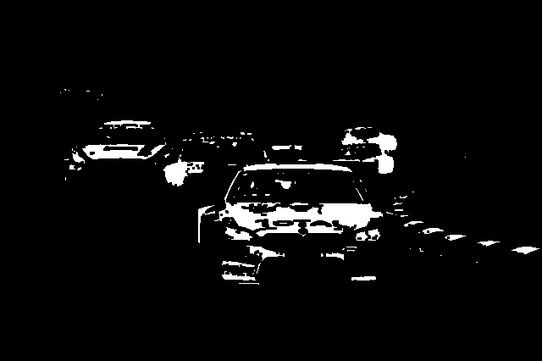
#> input picture outputs/1.1_result.jpg, 542 x 361 px, shrunk from 640 x 426 before the run; the run also reads 2 pictures not shown here
$ python 11111.py
#> lines starting #> are read from the running program, lines starting #| are printed output that depends on the picture; long printed decimals are rounded
import cv2
import numpy as np
from PIL import Image
from numpy import count_nonzero

# [9 lines of commented-out code are left out]


img1 = cv2.imread('outputs/1.1_result.jpg')
#> img1 is the input picture: shape (361, 542, 3); min 0, max 255, mean 10.5
img2 = cv2.imread('outputs/1.2_result.jpg')
img3 = cv2.imread('outputs/1.3_result.jpg')

img12 = cv2.imread('outputs/2.1_result.jpg')
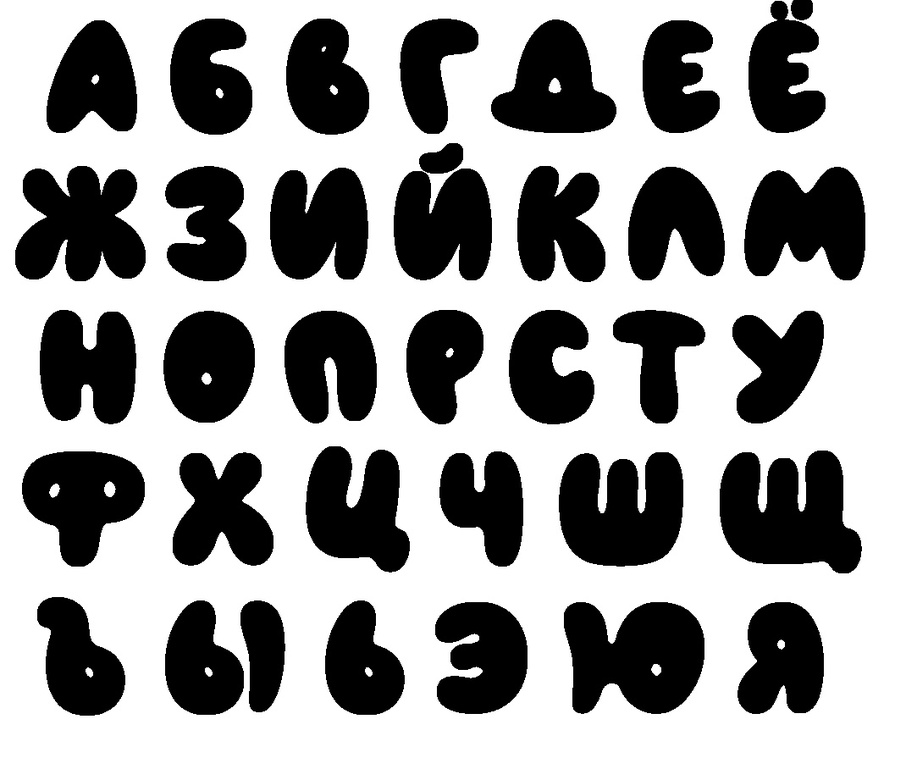
#> input picture outputs/2.1_result.jpg, 917 x 769 px, shrunk from 1083 x 908 before the run
#> img12 is the input picture: shape (769, 917, 3); min 0, max 255, mean 157.9
img22= cv2.imread('outputs/2.2_result.jpg')
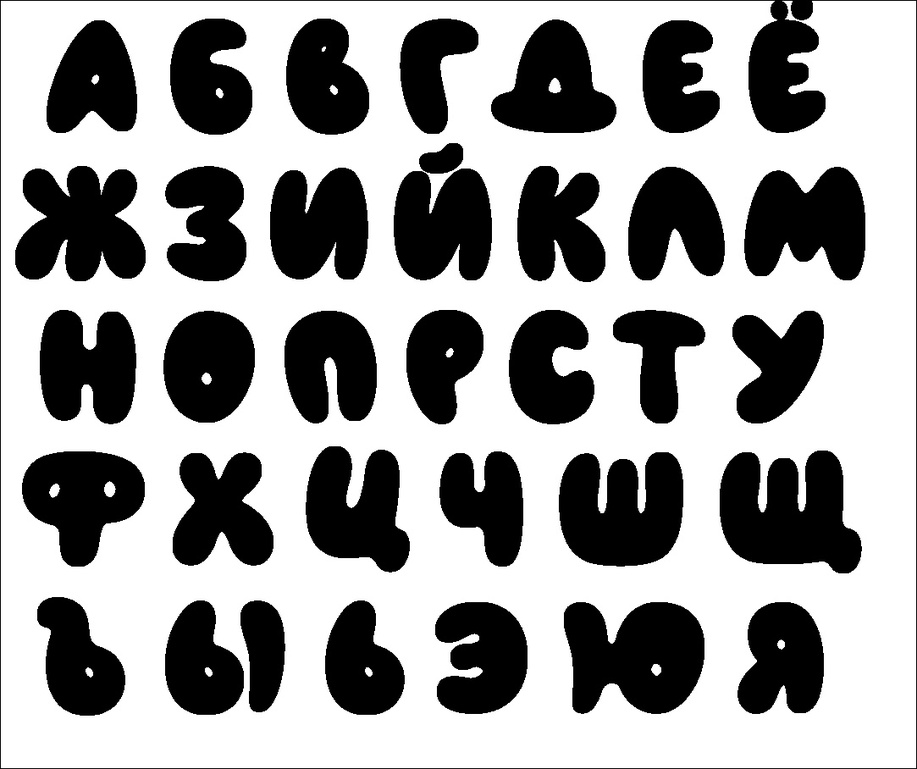
#> input picture outputs/2.2_result.jpg, 917 x 769 px, shrunk from 1083 x 908 before the run
#> img22 is the input picture: shape (769, 917, 3); min 0, max 255, mean 156.8
img32 = cv2.imread('outputs/2.3_result.jpg')
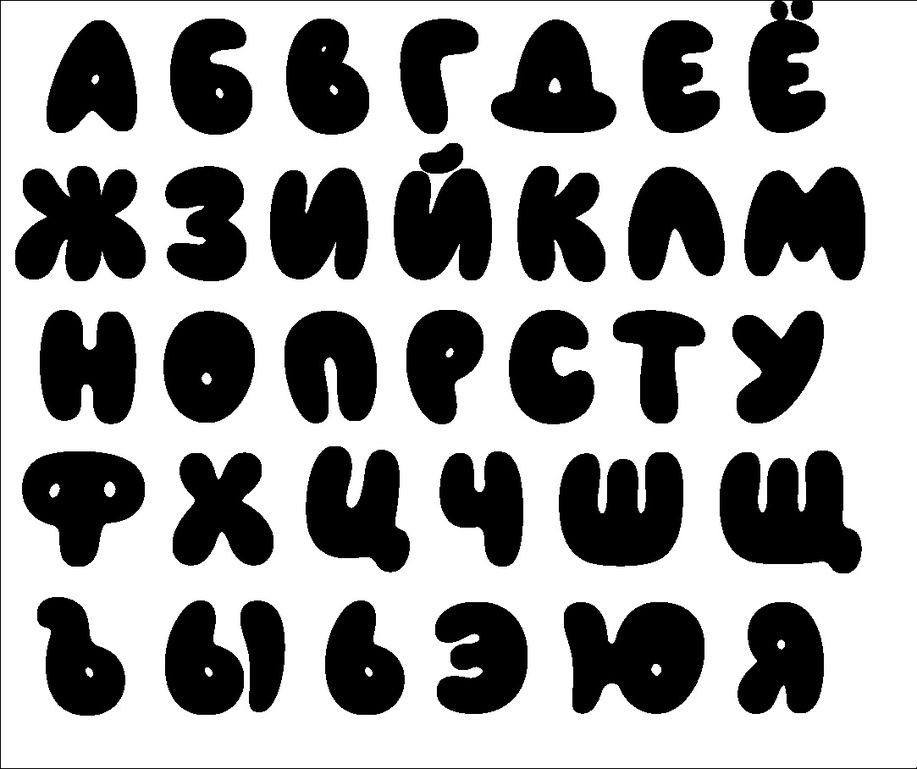
#> input picture outputs/2.3_result.jpg, 917 x 769 px, shrunk from 1083 x 908 before the run
#> img32 is the input picture: shape (769, 917, 3); min 0, max 255, mean 157

img13 = cv2.imread('outputs/3.1_result.jpg')
img23 = cv2.imread('outputs/3.2_result.jpg')
img33 = cv2.imread('outputs/3.3_result.jpg')


result = np.array(img1-img2)
#> result: shape (361, 542, 3); every value is 0
result1=count_nonzero(result)
#> result1 = 0
print(result1/(result.shape[0]*result.shape[1]))
#| 0.0

result = np.array(img1-img3)
result1=count_nonzero(result)
print(result1/(result.shape[0]*result.shape[1]))
#| 0.0

result = np.array(img2-img3)
result1=count_nonzero(result)
print(result1/(result.shape[0]*result.shape[1]))
#| 0.0


result = np.array(img12-img22)
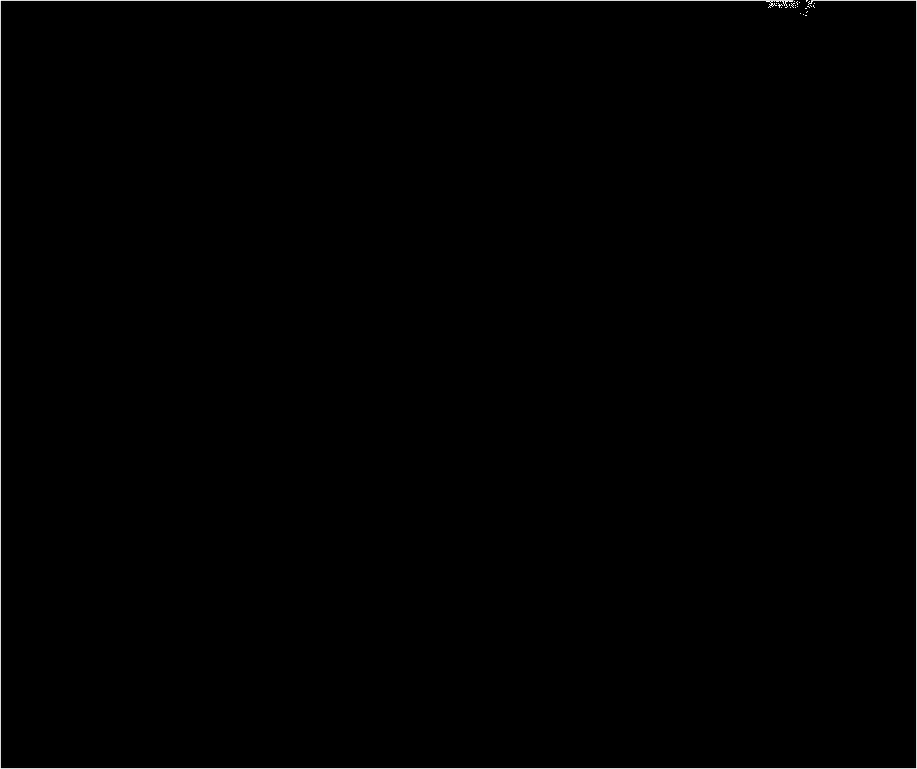
#> result: shape (769, 917, 3); min 0, max 255, mean 1.1
result1=count_nonzero(result)
#> result1 = 23346
print(result1/(result.shape[0]*result.shape[1]))
#| 0.03311

result = np.array(img12-img32)
result1=count_nonzero(result)
#> result1 = 18792
print(result1/(result.shape[0]*result.shape[1]))
#| 0.02665

result = np.array(img22-img32)
result1=count_nonzero(result)
#> result1 = 4704
print(result1/(result.shape[0]*result.shape[1]))
#| 0.006671

##
#> (the run stopped early here; a loop or call above may not have finished)
